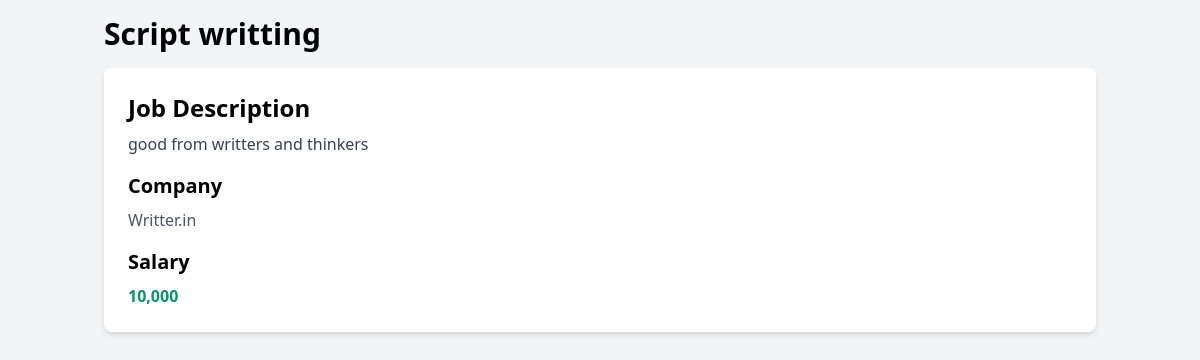
Page /jobno./2 on the committed database.
### job_boardapp/models.py (models this page shows, shortened)
class JobPosting(models.Model):
    title = models.CharField(max_length=100)
    description = models.TextField()
    company = models.CharField(max_length=100)
    salary = models.IntegerField()
    is_active = models.BooleanField(default=False)

### job_boardapp/views.py (the view)
# urls.py: path('jobno./<int:k>',jobno ,name='jobno' ),
def jobno(request,k):
    job=get_object_or_404(JobPosting,id=k)
    context={
        'job' : job
    }
    return render(request, 'job_boardapp/detail.html',context)

### job_boardapp/templates/job_boardapp/detail.html (shortened to what this page needs)
{% load humanize %}
<!DOCTYPE html>
<html lang="en">
  <head>
    <link
      href="https://cdn.jsdelivr.net/npm/tailwindcss@2.2.19/dist/tailwind.min.css"
      rel="stylesheet"
    />
  </head>
  <body class="bg-gray-100">
    <div class="container mx-auto p-4">
      <h1 class="text-3xl font-bold mb-4">{{ job.title }}</h1>
      <div class="bg-white p-6 rounded-lg shadow-md">
        <h2 class="text-2xl font-semibold mb-2">Job Description</h2>
        <p class="text-gray-700 mb-4">{{ job.description }}</p>
        <h3 class="text-xl font-semibold mb-2">Company</h3>
        <p class="text-gray-600 mb-4">{{ job.company }}</p>
        <h3 class="text-xl font-semibold mb-2">Salary</h3>
        <p class="text-green-600 font-bold">{{ job.salary | intcomma }}</p>
      </div>
    </div>
  </body>
</html>

### rows in the picture
JobPosting: title "Script writting", description "good from writters and thinkers", company "Writter.in", salary "10,000"
